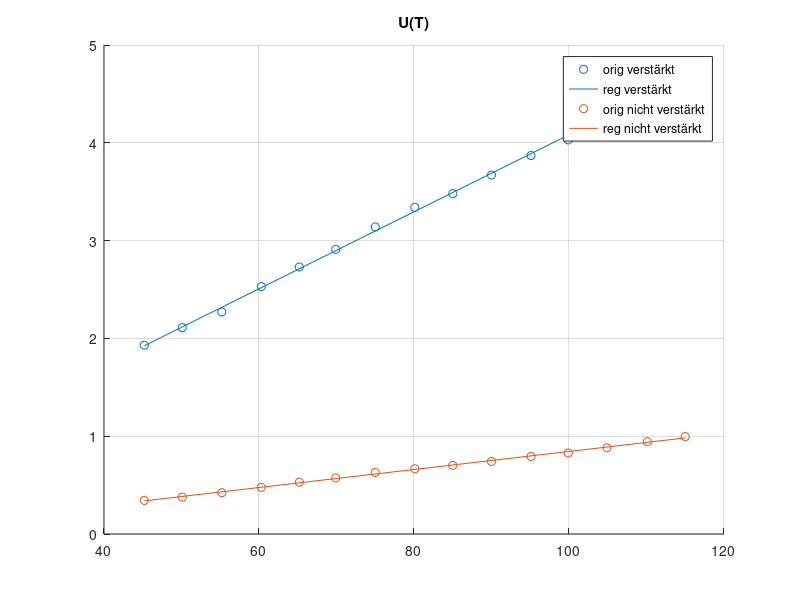
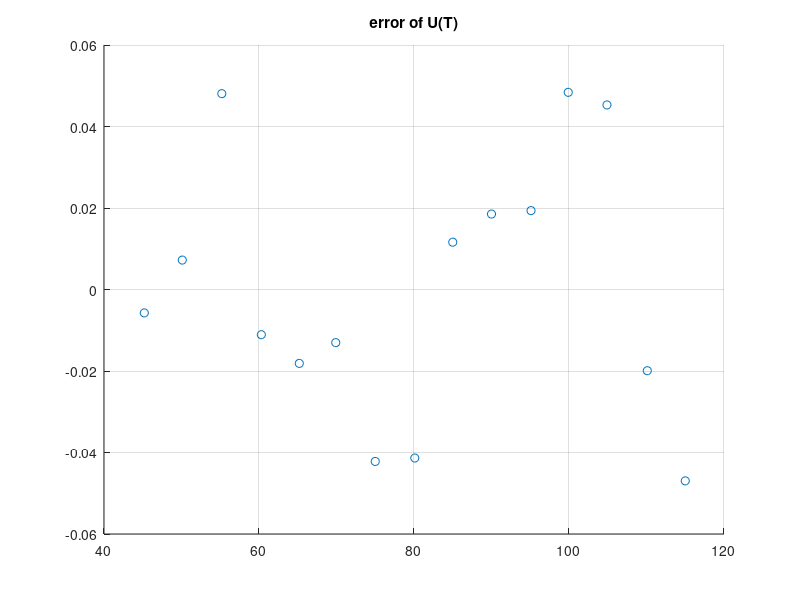
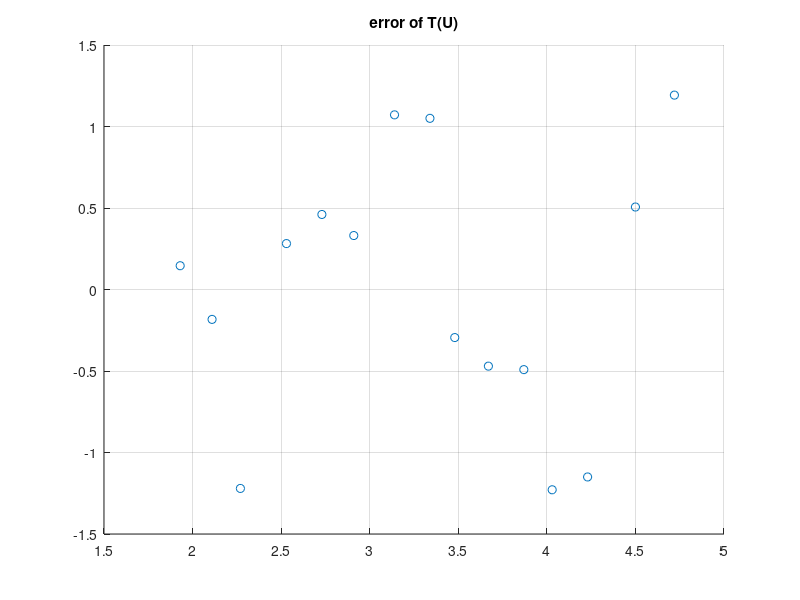

Reproduce these figures in MATLAB, in order.
clear all;

function [m, b, r] = lin_reg(x, y)
    x_mean = mean(x);
    y_mean = mean(y);

    m = sum((x-x_mean).*(y-y_mean))/sum((x-x_mean).^2);
    b = y_mean-m*x_mean;
    r = sum((x-x_mean).*(y-y_mean))/sqrt(sum((x-x_mean).^2))/sqrt(sum((y-y_mean).^2));
end

x = [45.2 50.1 55.2 60.3 65.2 69.9 75.0 80.1 85.0 90.0 95.1 99.9 104.9 110.1 115.0];
y = [1.93 2.11 2.27 2.53 2.73 2.91 3.14 3.34 3.48 3.67 3.87 4.03 4.23 4.50 4.72];
yb = [0.344 0.377 0.422 0.477 0.530 0.573 0.630 0.667 0.702 0.742 0.793 0.828 0.881 0.944 0.996];

xr = [min(x), max(x)];

[m, b, r] = lin_reg(x, y);
yr = xr * m + b;

[mb, bb, rb] = lin_reg(x, yb);
ybr = xr * mb + bb;

error_y = x * m + b - y;
error_x = (y - b) / m - x;


figure();
hold on;
grid on;
title("U(T)");
scatter(x, y);
plot(xr, yr);
scatter(x, yb);
plot(xr, ybr);
legend("orig verstärkt", "reg verstärkt", "orig nicht verstärkt", "reg nicht verstärkt")
disp(r);
disp(rb);

figure();
hold on;
grid on;
title("error of U(T)");
scatter(x, error_y);

figure();
hold on;
grid on;
title("error of T(U)");
scatter(y, error_x);

disp(m / mb);
